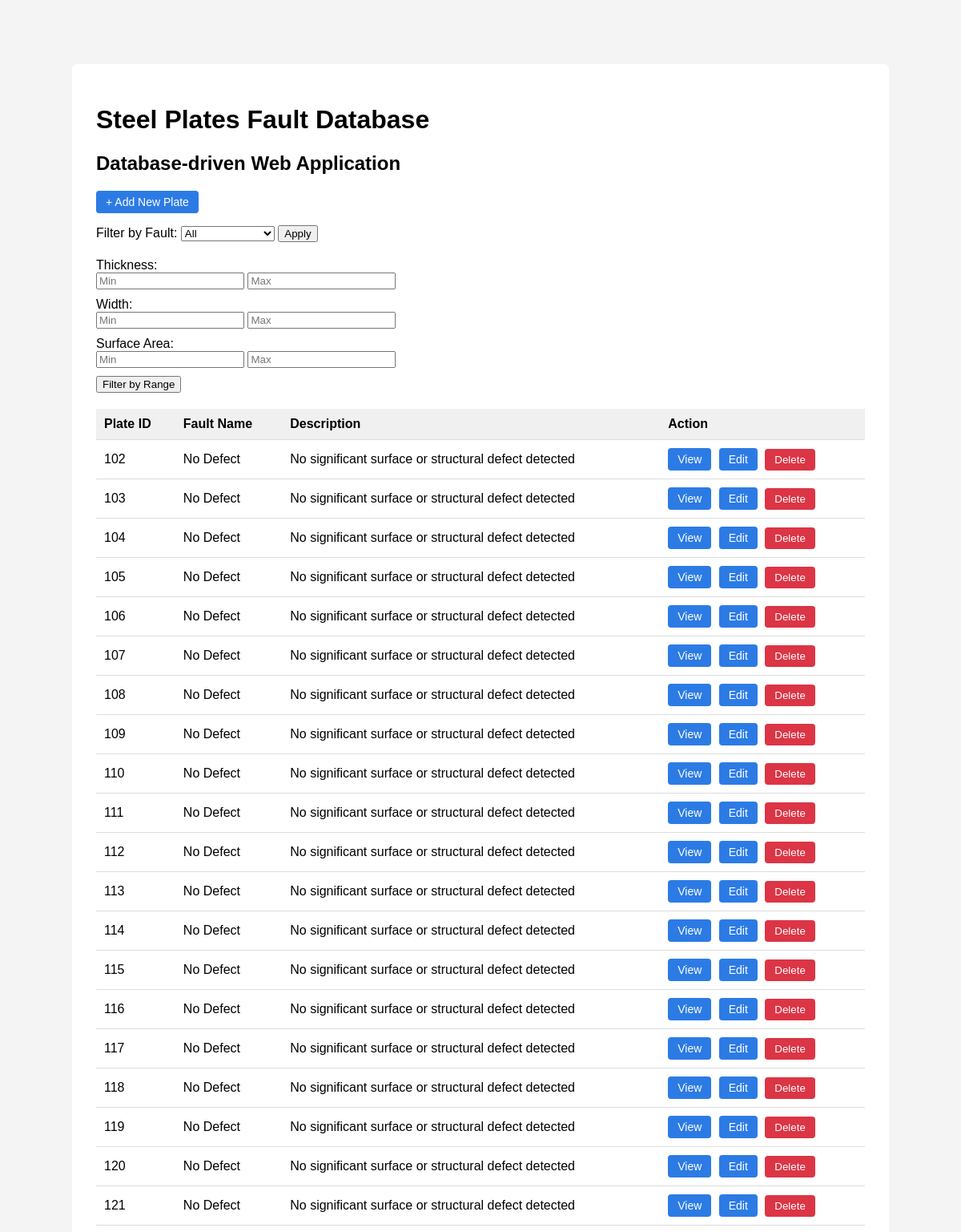
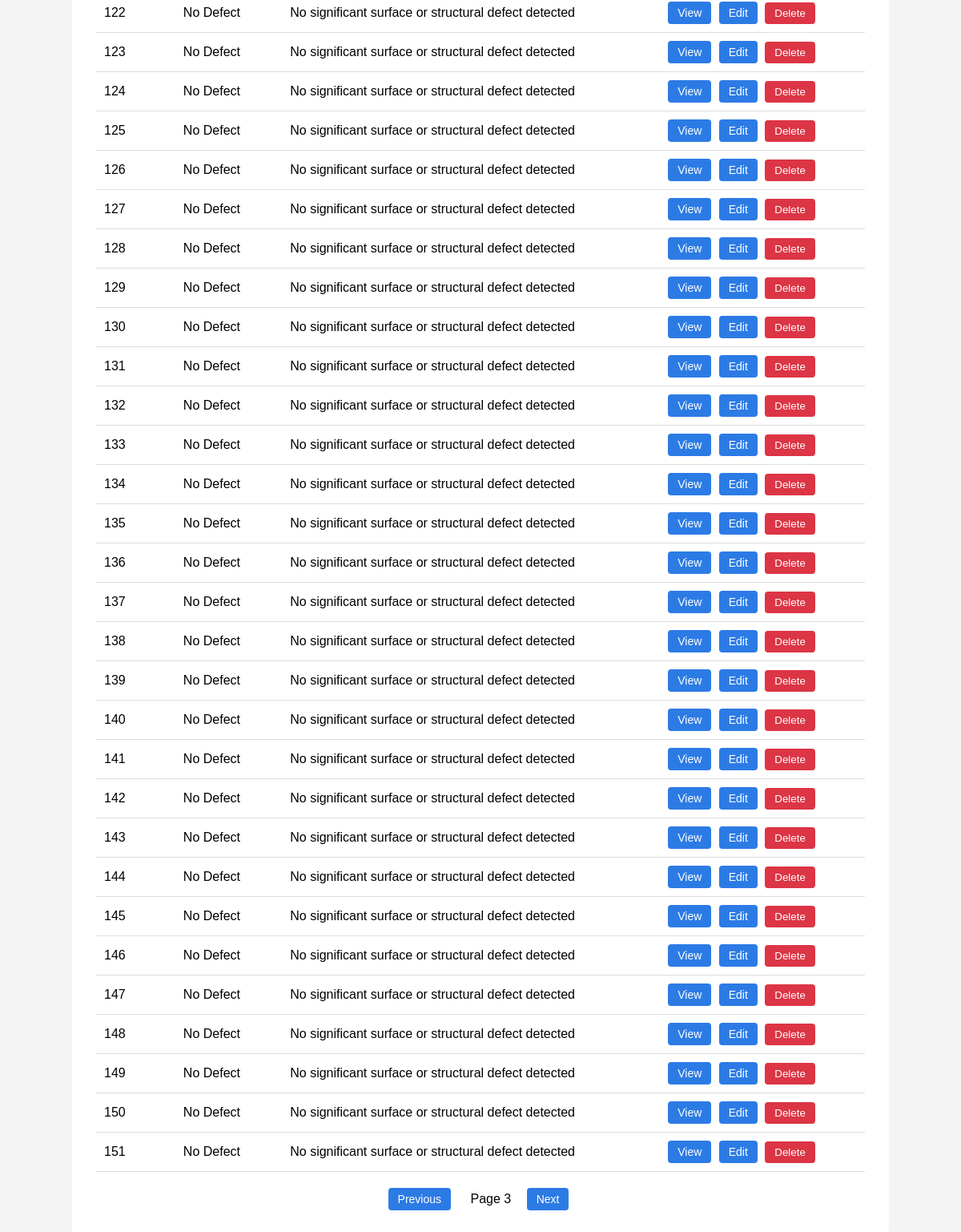
Screenshot of /plates?page=3 with the database file from the repository (2 pictures, top to bottom).
### tables this page shows
CREATE TABLE faults (
    fault_code TEXT PRIMARY KEY,
    fault_name TEXT,
    description TEXT
);

CREATE TABLE plates_new (
    plate_id INTEGER PRIMARY KEY,
    fault_code TEXT,
    created_at TEXT DEFAULT CURRENT_TIMESTAMP
);

### app.py (the view)
@app.route("/plates")
def show_plates():
    page = request.args.get("page", default=1, type=int)
    selected_fault = request.args.get("fault", default="", type=str)
    per_page = 50
    offset = (page - 1) * per_page
    conn = get_db_connection()
    cursor = conn.cursor()
    cursor.execute("SELECT fault_code, fault_name FROM faults ORDER BY fault_code")
    faults = cursor.fetchall()
    if selected_fault:
        cursor.execute(
            """
            SELECT
                pn.plate_id,
                f.fault_name,
                f.description
            FROM plates_new pn
            JOIN faults f ON pn.fault_code = f.fault_code
            WHERE pn.fault_code = ?
            ORDER BY pn.plate_id
            LIMIT ? OFFSET ?
            """,
            (selected_fault, per_page, offset)
        )
    else:
        cursor.execute(
            """
            SELECT
                pn.plate_id,
                f.fault_name,
                f.description
            FROM plates_new pn
            JOIN faults f ON pn.fault_code = f.fault_code
            ORDER BY pn.plate_id
            LIMIT ? OFFSET ?
            """,
            (per_page, offset)
        )
    rows = cursor.fetchall()
    conn.close()
    return render_template(
        "plates.html",
        rows=rows,
        faults=faults,
        selected_fault=selected_fault,
        page=page
    )

### app.py (called while the page is built)
def get_db_connection():
    conn = sqlite3.connect("app.db")
    conn.row_factory = sqlite3.Row
    return conn

### templates/plates.html (shortened to what this page needs)
<!DOCTYPE html>
<html>
<head>
</head>
<body>
<div class="container">
    <h1>Steel Plates Fault Database</h1>
    <h2>Database-driven Web Application</h2>
    <div class="top-link">
        <a class="button" href="/add">+ Add New Plate</a>
    </div>
    <form method="get" action="/plates">
        <label for="fault">Filter by Fault:</label>
        <select name="fault" id="fault">
            <option value="">All</option>
        </select>
        <button type="submit">Apply</button>
    </form>
    <form method="get" action="/plates/filter" style="margin-top:20px;">
        <div style="margin-bottom:10px;">
            <label>Thickness:</label><br>
            <input type="number" step="0.01" name="min_th" placeholder="Min">
            <input type="number" step="0.01" name="max_th" placeholder="Max">
        </div>
        <div style="margin-bottom:10px;">
            <label>Width:</label><br>
            <input type="number" step="0.01" name="min_w" placeholder="Min">
            <input type="number" step="0.01" name="max_w" placeholder="Max">
        </div>
        <div style="margin-bottom:10px;">
            <label>Surface Area:</label><br>
            <input type="number" step="0.01" name="min_sa" placeholder="Min">
            <input type="number" step="0.01" name="max_sa" placeholder="Max">
        </div>
        <button type="submit">Filter by Range</button>
    </form>
    <table>
        <tr>
            <th>Plate ID</th>
            <th>Fault Name</th>
            <th>Description</th>
            <th>Action</th>
        </tr>
        {% for row in rows %}
        <tr>
            <td>{{ row["plate_id"] }}</td>
            <td>{{ row["fault_name"] }}</td>
            <td>{{ row["description"] }}</td>
            <td>
                <a class="button" href="/plates/{{ row['plate_id'] }}">View</a>
                <a class="button" href="/edit/{{ row['plate_id'] }}">Edit</a>
                <form method="post"
                    action="/delete/{{ row['plate_id'] }}"
                    style="display:inline;"
                    onsubmit="return confirm('정말 삭제하시겠습니까?');">
                    <button type="submit"
                            style="
                                padding:6px 12px;
                                background:#dc3545;
                                color:white;
                                border:none;
                                border-radius:4px;
                                cursor:pointer;
                            ">
                        Delete
                    </button>
                </form>
            </td>
        </tr>
        {% endfor %}
    </table>
    <div style="margin-top:20px; text-align:center;">
        {% if page > 1 %}
            <a class="button"
               href="/plates?page={{ page - 1 }}{% if selected_fault %}&fault={{ selected_fault }}{% endif %}">
               Previous
            </a>
        {% endif %}
        <span style="margin: 0 15px;">Page {{ page }}</span>
        {% if rows|length == 50 %}
            <a class="button"
               href="/plates?page={{ page + 1 }}{% if selected_fault %}&fault={{ selected_fault }}{% endif %}">
               Next
            </a>
        {% endif %}
    </div>
</div>
</body>
</html>

### templates/plates.html (style rules this page uses)
body { font-family: Arial, sans-serif; background-color: #f4f4f4; margin: 0; padding: 0; }
.container { width: 80%; margin: 80px auto; background: white; padding: 30px; border-radius: 6px; }
table { width: 100%; border-collapse: collapse; margin-top: 20px; }
th, td { padding: 10px; border-bottom: 1px solid #ddd; text-align: left; }
th { background-color: #f0f0f0; }
a.button { display: inline-block; padding: 6px 12px; background: #2c7be5; color: white; text-decoration: none; border-radius: 4px; font-size: 14px; margin-right: 5px; }
.top-link { margin-bottom: 15px; }

### rows the page displays
faults: plate_id "102", fault_name "No Defect", description "No significant surface or structural defect detected", plate_id "103", plate_id "104", plate_id "105", plate_id "106", plate_id "107", plate_id "108", plate_id "109", plate_id "110", plate_id "111", plate_id "112", plate_id "113", plate_id "114", plate_id "115", plate_id "116", plate_id "117", plate_id "118", plate_id "119", plate_id "120", plate_id "121", plate_id "122", plate_id "123", plate_id "124", plate_id "125", plate_id "126", plate_id "127", plate_id "128", plate_id "129", plate_id "130", plate_id "131", plate_id "132", plate_id "133", plate_id "134", plate_id "135", plate_id "136", plate_id "137", plate_id "138", plate_id "139", plate_id "140", plate_id "141", plate_id "142", plate_id "143", plate_id "144", plate_id "145", plate_id "146", plate_id "147", plate_id "148", plate_id "149", plate_id "150", plate_id "151"

### other values shown
{{ page }} "3"
